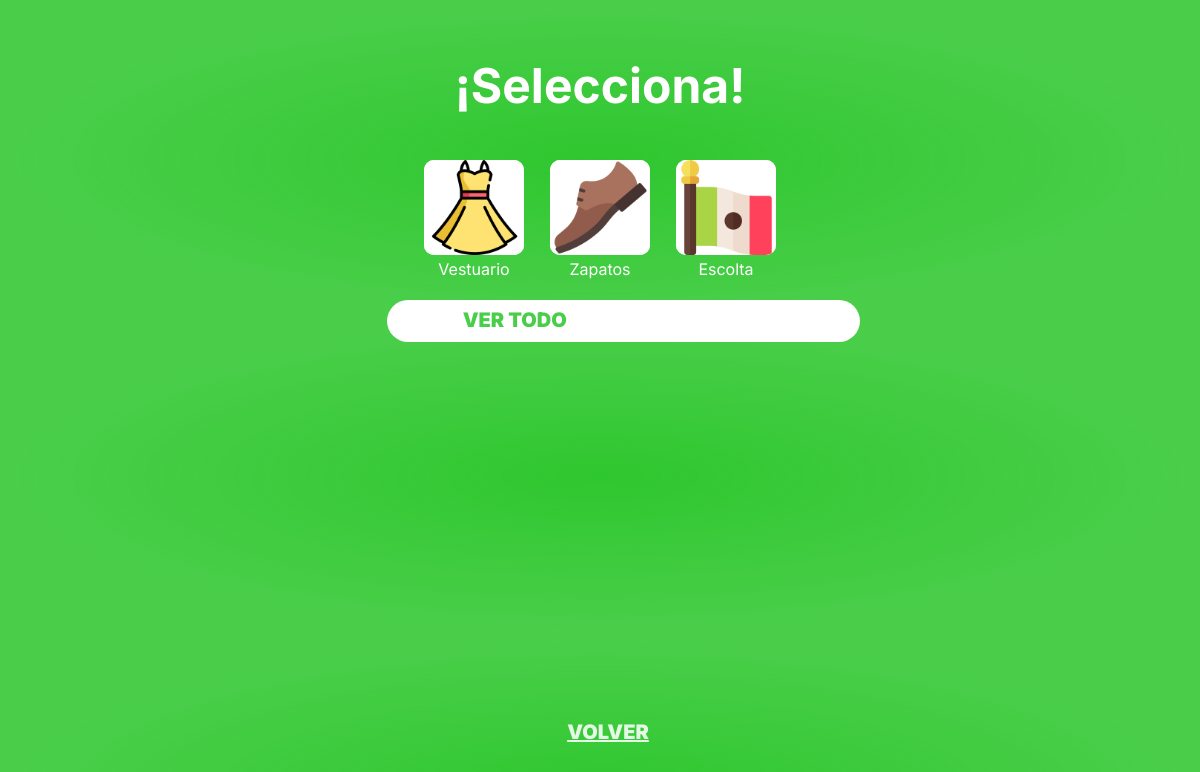
The page /cultural.php on the database its author committed.
### tables this page shows
CREATE TABLE `tbl_productos` (
  `ID_producto` int(11) NOT NULL,
  `nombre` varchar(100) DEFAULT NULL,
  `img` varchar(255) NOT NULL,
  `ID_cat` int(11) DEFAULT NULL,
  `cantidad` bigint(20) DEFAULT NULL
);

### bd.php (called while the page is built)
<?php
class BD_POO
{
	function Ejecutar_Instruccion($instruccion_sql)
	{
		$host = "localhost";
		$usr  = "root";
		$pwd  = "";
		$db   = "forti_app";
		try {
				$conexion = new PDO("mysql:host=$host;dbname=$db;",$usr,$pwd);
			}
		catch(PDOException $e)
			{
		      echo "Failed to get DB handle: " . $e->getMessage();
		      exit;
		    }
		 $query=$conexion->prepare($instruccion_sql);
		if(!$query)
		{
			return "Error al mostrar";
		}
		else
		{
			$query->execute();
			while ($result = $query->fetch())
			    {
			        $rows[] = $result;
			    }
		}
		return $rows;
	}
}

### cultural.php (the view, shortened to what this page needs)
<?php
require 'bd.php';
$obj = new BD_POO();
$culturales = $obj ->Ejecutar_Instruccion("SELECT nombre, img, ID_producto FROM tbl_productos WHERE ID_cat=3 AND cantidad > 0");
?>
<!DOCTYPE html>
<html lang="en">
<head>
    <link rel="stylesheet" href="css/styles.css">
</head>
<body class="fondo">
    <div class="titulo">¡Selecciona!</div>
        <section class='FlexContainer'>
            <?php foreach($culturales as $renglon) {?>
                <div class="card" <?php echo "data-id=". $renglon[2]?>>
                    <img <?php echo "src=img/". $renglon[1]." alt=".$renglon[0]; ?>>
                    <p><?php echo $renglon[0]; ?></p>
                </div>
            <?php }?>
        </section>
        <div>
            <div class="Rectangle17">
              <a class="ver_todo" id="ver_todo" href="prod_usados.php">VER TODO</a>
            </div>
           <a class="btnvolver" href="selecciona_cat.php">VOLVER</a>
        </div>
</body>
</html>

### css/styles.css (style rules this page uses)
::placeholder, input { padding-left: 10px; }
.fondo { background: radial-gradient(49.1% 49.1% at 50% 50%, #2FC72F 0%, rgba(47, 199, 47, 0.87) 100%) }
.btnvolver { position: absolute; width: 100%; height: 24px; top: 90%; font-family: 'Inter'; font-style: normal; font-weight: 900; font-size: 20px; line-height: 24px; text-align: center; text-decoration-line: underline; color: rgba(255, 255, 255, 0.87); }
.Rectangle17 { position: relative; width: 40%; height: 42px; left: 32%; top: 2rem; background: #FFFFFF; border-radius: 50px; }
.ver_todo { position: relative; width: 106px; height: 24px; left: 16%; top: 20%; font-family: 'Inter'; font-style: normal; font-weight: 900; font-size: 20px; line-height: 24px; text-decoration-line: none; color: rgba(47, 199, 47, 0.87); }
.FlexContainer { display: flex; flex-wrap: wrap; justify-content: center; align-items: center; align-content: flex-start; width: 100%; height: 100%; flex-direction: row; padding-top: 2em; }
.FlexContainer div { border-radius: 10px; max-width: 100px; width: 25%; height: 95px; margin: 13px; background-color: white; }
.FlexContainer div img { position: relative; object-fit: contain; border-radius: 10px; background-color: #FFFFFF; width: 100%; height: 100%; }
.FlexContainer div p { position: relative; font-family: 'Inter'; font-style: normal; color: white; text-align: center; margin: 0px; }
.titulo { padding-top: 1em; width: 100%; text-align: center; align-items: center; display: flex; justify-content: center; font-size: 3em; font-family: 'Inter'; font-style: normal; font-weight: 700; color: white; }

### rows shown on the page
tbl_productos: img (picture), nombre "Vestuario"
tbl_productos: img (picture), nombre "Zapatos"
tbl_productos: img (picture), nombre "Escolta"
